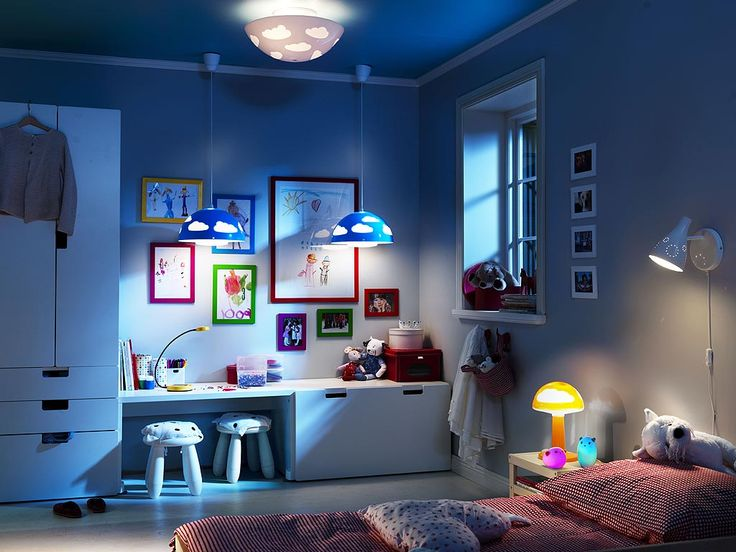
//> input picture room.jpg, 736 x 552 px, given in place of the camera
$ ./main   (built with g++ and OpenCV 4)
//> lines starting //> are read from the running program, lines starting //| are printed output that depends on the picture; after the words box and inside, x2 and y2 are one past the last pixel; in counts of white or black regions, pixels touching at a corner belong together
#include <iostream>
#include <opencv2/opencv.hpp>

using namespace cv;
using namespace std;

Mat get_cenny_frame(Mat original_frame)
{
    Mat gray_frame, blured_frame, canny_frame;
    cvtColor(original_frame, gray_frame, COLOR_BGR2GRAY);
    GaussianBlur(gray_frame, blured_frame, cv::Size(5, 5), 1.5);
    Canny(blured_frame, canny_frame, 25, 100);
    return canny_frame;
}

Mat get_yellow_frame(Mat original_frame)
{
    Mat yellow_frame, hsv_frame;
    cvtColor(original_frame, hsv_frame, COLOR_BGR2HSV);
    inRange(hsv_frame, Scalar(20, 50, 50), Scalar(30, 255, 255), yellow_frame);
//    inRange(hsv_frame, Scalar(25, 20, 20), Scalar(32, 255, 255), yellow_frame);
    return yellow_frame;
}

int main()
{
    VideoCapture cap;
    if(!cap.open(0))
        return 0;

    for(;;)
    {
          Mat frame;
          Mat blur_frame;
          Mat yellow_frame;
          Mat canny_frame;

          cap >> frame;
//> frame is the input picture: 552 rows x 736 cols, CV_8UC3; mean B, G, R 115.1, 89.7, 74.1
          blur(frame, blur_frame, Size(7,7));
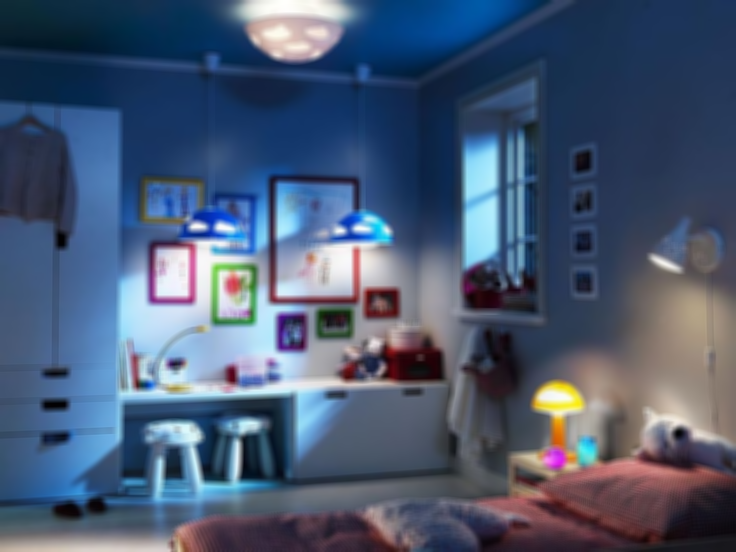
//> blur_frame: 552 rows x 736 cols, CV_8UC3; mean B, G, R 115.1, 89.7, 74.1
          canny_frame = get_cenny_frame(frame);
//> in get_cenny_frame, `cvtColor(original_frame, gray_frame, COLOR_BGR2GRAY);`:
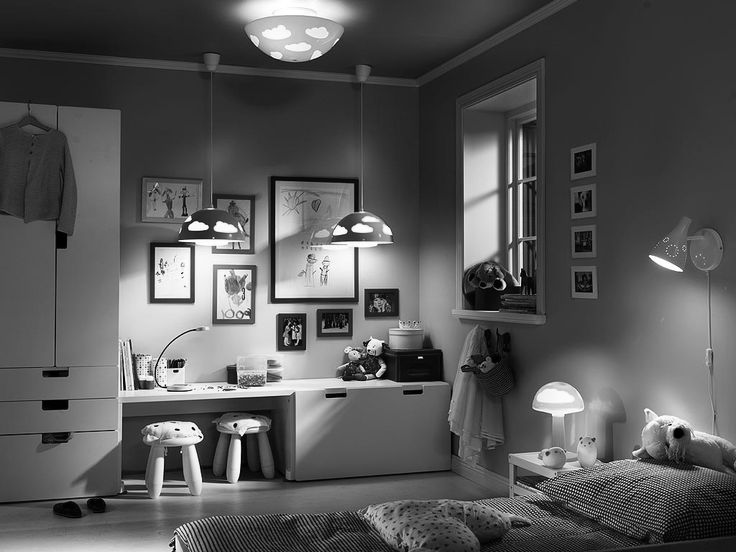
//> gray_frame: 552 rows x 736 cols, CV_8UC1; min 0, max 255, mean 87.9
//> in get_cenny_frame, `GaussianBlur(gray_frame, blured_frame, cv::Size(5, 5), 1.5);`:
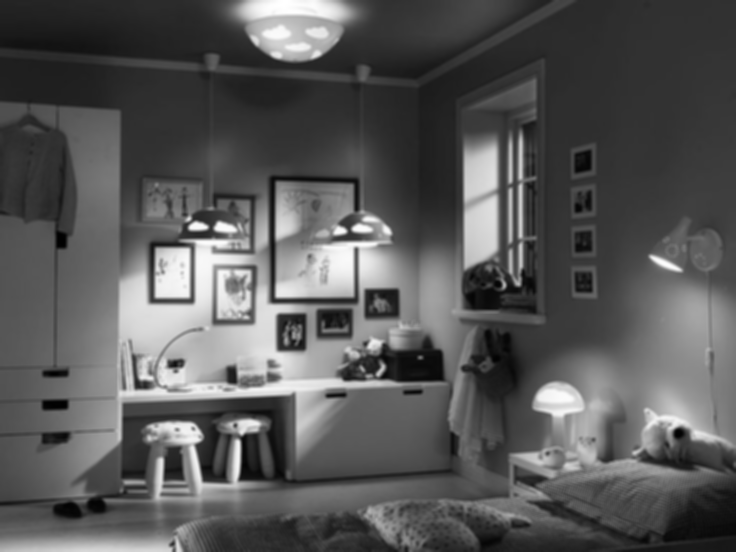
//> blured_frame: 552 rows x 736 cols, CV_8UC1; min 1, max 255, mean 87.9
//> in get_cenny_frame, `Canny(blured_frame, canny_frame, 25, 100);`:
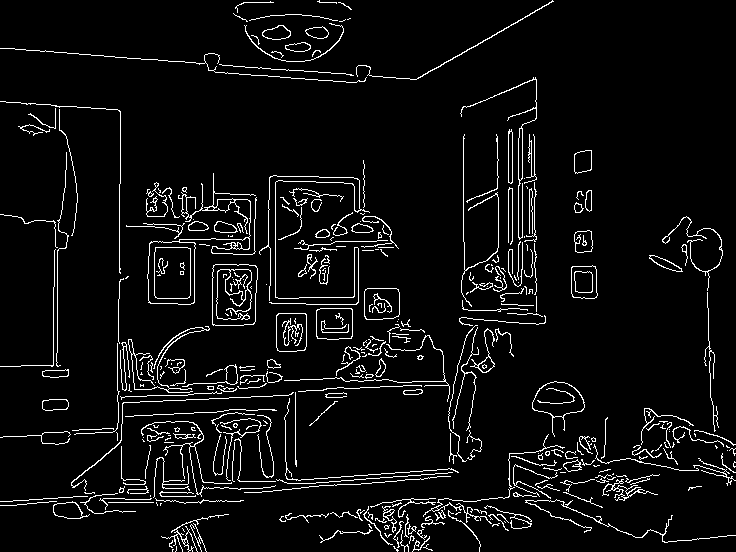
//> canny_frame: 552 rows x 736 cols, CV_8UC1; 5.6% white in thin lines or dots
          yellow_frame = get_yellow_frame(frame);
//> in get_yellow_frame, `cvtColor(original_frame, hsv_frame, COLOR_BGR2HSV);`: hsv_frame: 552 rows x 736 cols, CV_8UC3; mean H, S, V 103.8, 125.8, 120.7
//> in get_yellow_frame, `inRange(hsv_frame, Scalar(20, 50, 50), Scalar(30, 255, 255), yellow_fr..`:
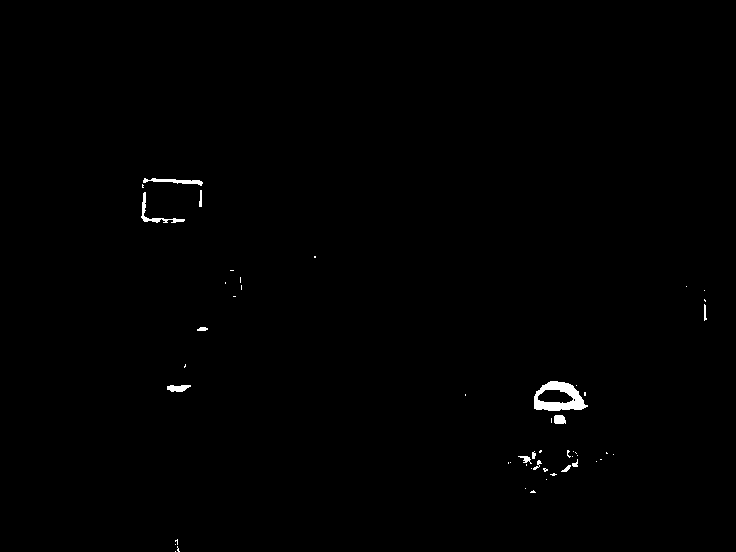
//> yellow_frame: 552 rows x 736 cols, CV_8UC1; 0.48% white; 51 white regions (38 under 20 px), largest, box (x1, y1, x2, y2) and area: (534, 381, 588, 411) 862, (141, 192, 185, 223) 218, (143, 178, 203, 186) 206

          if( frame.empty() ) break;
          imshow("Original webcam image", frame);
          imshow("Blured webcam image", blur_frame);
          imshow("Canny webcam image", canny_frame);
          imshow("InRanged webcam image", yellow_frame);

          if( waitKey(10) == 27 ) break; // stop capturing by pressing ESC
//> the Esc key is pressed
    }

    return 0;
}
